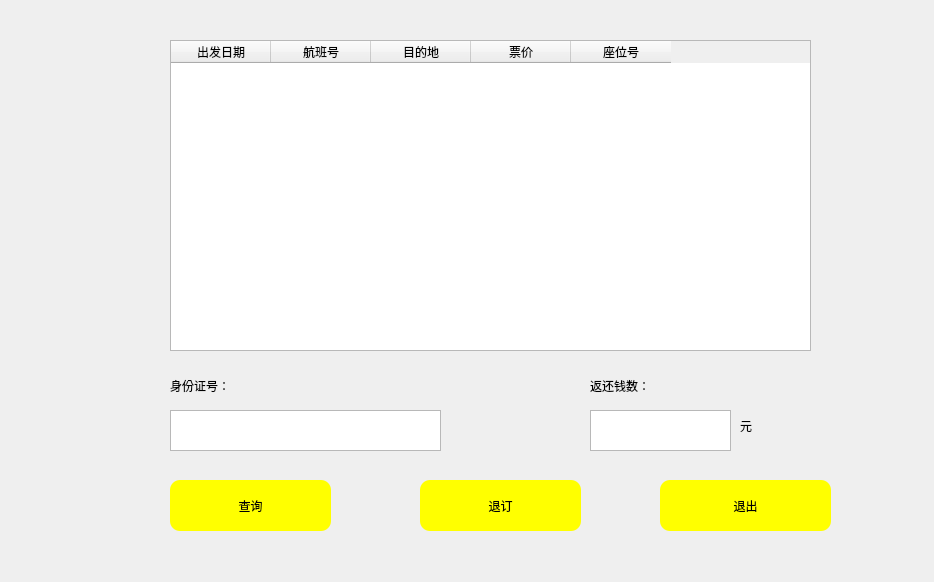
<?xml version="1.0" encoding="UTF-8"?>
<ui version="4.0">
 <class>Refund</class>
 <widget class="QDialog" name="Refund">
  <property name="geometry">
   <rect>
    <x>0</x>
    <y>0</y>
    <width>934</width>
    <height>582</height>
   </rect>
  </property>
  <property name="windowTitle">
   <string>Dialog</string>
  </property>
  <property name="styleSheet">
   <string notr="true">#Refund{border-image: url(:/bg10.png);}
</string>
  </property>
  <widget class="QLabel" name="label">
   <property name="geometry">
    <rect>
     <x>170</x>
     <y>370</y>
     <width>121</width>
     <height>31</height>
    </rect>
   </property>
   <property name="styleSheet">
    <string notr="true">font: 14pt &quot;楷体&quot;;</string>
   </property>
   <property name="text">
    <string>身份证号：</string>
   </property>
  </widget>
  <widget class="QTableWidget" name="detail">
   <property name="geometry">
    <rect>
     <x>170</x>
     <y>40</y>
     <width>641</width>
     <height>311</height>
    </rect>
   </property>
   <property name="styleSheet">
    <string notr="true">font: 12pt &quot;楷体&quot;;</string>
   </property>
   <column>
    <property name="text">
     <string>出发日期</string>
    </property>
   </column>
   <column>
    <property name="text">
     <string>航班号</string>
    </property>
   </column>
   <column>
    <property name="text">
     <string>目的地</string>
    </property>
   </column>
   <column>
    <property name="text">
     <string>票价</string>
    </property>
   </column>
   <column>
    <property name="text">
     <string>座位号</string>
    </property>
   </column>
  </widget>
  <widget class="QTextEdit" name="credit">
   <property name="geometry">
    <rect>
     <x>170</x>
     <y>410</y>
     <width>271</width>
     <height>41</height>
    </rect>
   </property>
   <property name="styleSheet">
    <string notr="true">font: 14pt &quot;微软雅黑&quot;;</string>
   </property>
   <property name="html">
    <string>&lt;!DOCTYPE HTML PUBLIC &quot;-//W3C//DTD HTML 4.0//EN&quot; &quot;http://www.w3.org/TR/REC-html40/strict.dtd&quot;&gt;
&lt;html&gt;&lt;head&gt;&lt;meta name=&quot;qrichtext&quot; content=&quot;1&quot; /&gt;&lt;style type=&quot;text/css&quot;&gt;
p, li { white-space: pre-wrap; }
&lt;/style&gt;&lt;/head&gt;&lt;body style=&quot; font-family:'微软雅黑'; font-size:14pt; font-weight:400; font-style:normal;&quot;&gt;
&lt;p style=&quot;-qt-paragraph-type:empty; margin-top:0px; margin-bottom:0px; margin-left:0px; margin-right:0px; -qt-block-indent:0; text-indent:0px;&quot;&gt;&lt;br /&gt;&lt;/p&gt;&lt;/body&gt;&lt;/html&gt;</string>
   </property>
  </widget>
  <widget class="QPushButton" name="search">
   <property name="geometry">
    <rect>
     <x>170</x>
     <y>480</y>
     <width>161</width>
     <height>51</height>
    </rect>
   </property>
   <property name="layoutDirection">
    <enum>Qt::RightToLeft</enum>
   </property>
   <property name="styleSheet">
    <string notr="true">QPushButton{
border-style:outset;
font: 14pt &quot;楷体&quot;;
background-color: rgb(255, 255, 0);
border-radius:10px;
}
QPushButton:pressed{
border-style:inset;
border-radius:10px;
background-color:rgb(255, 255, 255);
font: 14pt &quot;楷体&quot;;
}</string>
   </property>
   <property name="text">
    <string>查询</string>
   </property>
  </widget>
  <widget class="QPushButton" name="refundbtn">
   <property name="geometry">
    <rect>
     <x>420</x>
     <y>480</y>
     <width>161</width>
     <height>51</height>
    </rect>
   </property>
   <property name="layoutDirection">
    <enum>Qt::RightToLeft</enum>
   </property>
   <property name="styleSheet">
    <string notr="true">QPushButton{
border-style:outset;
font: 14pt &quot;楷体&quot;;
background-color: rgb(255, 255, 0);
border-radius:10px;
}
QPushButton:pressed{
border-style:inset;
border-radius:10px;
background-color:rgb(255, 255, 255);
font: 14pt &quot;楷体&quot;;
}</string>
   </property>
   <property name="text">
    <string>退订</string>
   </property>
  </widget>
  <widget class="QPushButton" name="exitbtn">
   <property name="geometry">
    <rect>
     <x>660</x>
     <y>480</y>
     <width>171</width>
     <height>51</height>
    </rect>
   </property>
   <property name="layoutDirection">
    <enum>Qt::RightToLeft</enum>
   </property>
   <property name="styleSheet">
    <string notr="true">QPushButton{
border-style:outset;
font: 14pt &quot;楷体&quot;;
background-color: rgb(255, 255, 0);
border-radius:10px;
}
QPushButton:pressed{
border-style:inset;
border-radius:10px;
background-color:rgb(255, 255, 255);
font: 14pt &quot;楷体&quot;;
}</string>
   </property>
   <property name="text">
    <string>退出</string>
   </property>
  </widget>
  <widget class="QLabel" name="label_2">
   <property name="geometry">
    <rect>
     <x>590</x>
     <y>370</y>
     <width>121</width>
     <height>31</height>
    </rect>
   </property>
   <property name="styleSheet">
    <string notr="true">font: 14pt &quot;楷体&quot;;</string>
   </property>
   <property name="text">
    <string>返还钱数：</string>
   </property>
  </widget>
  <widget class="QTextEdit" name="backmoney">
   <property name="geometry">
    <rect>
     <x>590</x>
     <y>410</y>
     <width>141</width>
     <height>41</height>
    </rect>
   </property>
   <property name="styleSheet">
    <string notr="true">font: 14pt &quot;微软雅黑&quot;;</string>
   </property>
   <property name="html">
    <string>&lt;!DOCTYPE HTML PUBLIC &quot;-//W3C//DTD HTML 4.0//EN&quot; &quot;http://www.w3.org/TR/REC-html40/strict.dtd&quot;&gt;
&lt;html&gt;&lt;head&gt;&lt;meta name=&quot;qrichtext&quot; content=&quot;1&quot; /&gt;&lt;style type=&quot;text/css&quot;&gt;
p, li { white-space: pre-wrap; }
&lt;/style&gt;&lt;/head&gt;&lt;body style=&quot; font-family:'微软雅黑'; font-size:14pt; font-weight:400; font-style:normal;&quot;&gt;
&lt;p style=&quot;-qt-paragraph-type:empty; margin-top:0px; margin-bottom:0px; margin-left:0px; margin-right:0px; -qt-block-indent:0; text-indent:0px;&quot;&gt;&lt;br /&gt;&lt;/p&gt;&lt;/body&gt;&lt;/html&gt;</string>
   </property>
  </widget>
  <widget class="QLabel" name="label_3">
   <property name="geometry">
    <rect>
     <x>740</x>
     <y>410</y>
     <width>121</width>
     <height>31</height>
    </rect>
   </property>
   <property name="styleSheet">
    <string notr="true">font: 14pt &quot;方正颜宋简体&quot;;</string>
   </property>
   <property name="text">
    <string>元</string>
   </property>
  </widget>
 </widget>
 <resources/>
 <connections>
  <connection>
   <sender>search</sender>
   <signal>clicked()</signal>
   <receiver>Refund</receiver>
   <slot>searchcredit()</slot>
   <hints>
    <hint type="sourcelabel">
     <x>148</x>
     <y>507</y>
    </hint>
    <hint type="destinationlabel">
     <x>208</x>
     <y>512</y>
    </hint>
   </hints>
  </connection>
  <connection>
   <sender>refundbtn</sender>
   <signal>clicked()</signal>
   <receiver>Refund</receiver>
   <slot>comfirm()</slot>
   <hints>
    <hint type="sourcelabel">
     <x>369</x>
     <y>519</y>
    </hint>
    <hint type="destinationlabel">
     <x>458</x>
     <y>512</y>
    </hint>
   </hints>
  </connection>
  <connection>
   <sender>exitbtn</sender>
   <signal>clicked()</signal>
   <receiver>Refund</receiver>
   <slot>exit()</slot>
   <hints>
    <hint type="sourcelabel">
     <x>649</x>
     <y>506</y>
    </hint>
    <hint type="destinationlabel">
     <x>693</x>
     <y>518</y>
    </hint>
   </hints>
  </connection>
 </connections>
 <slots>
  <slot>searchcredit()</slot>
  <slot>comfirm()</slot>
  <slot>exit()</slot>
 </slots>
</ui>
